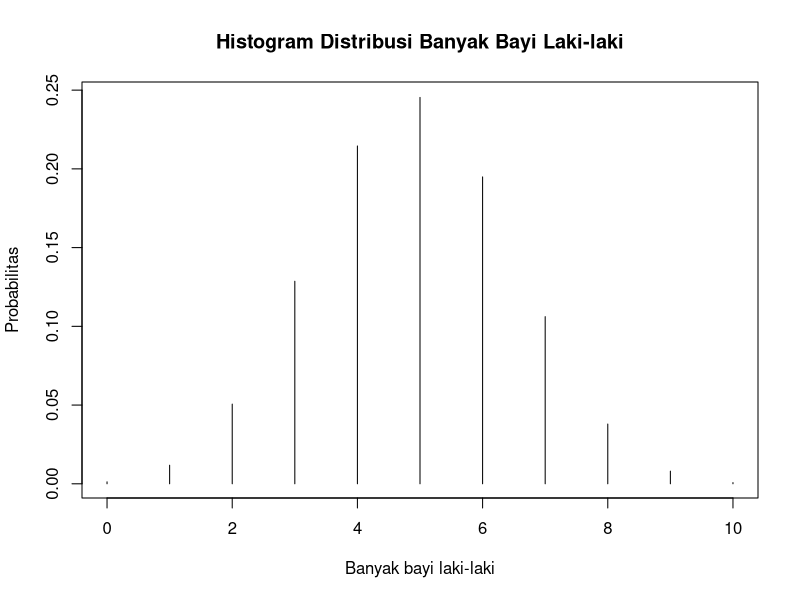

R code for this plot:
# Poin A
# Jawaban ada di README.md

n <- 10
p <- 0.488

# Poin B
probability <- dbinom(x=3, size=n, prob=p)
probability

# Poin C
probability <- pbinom(q=2, size=n, prob=p, lower.tail=TRUE)
probability

# Poin D 
probability <- pbinom(q=2, size=n, prob=p, lower.tail=FALSE)
probability

# Poin E
nilai_harapan <- n * p
nilai_harapan

standar_deviasi <- sqrt(n * p * (1-p))
standar_deviasi

# Poin F
arr <- 0:10
plot(arr, dbinom(x=arr, size=n, prob=p), 
     type='h',
     main='Histogram Distribusi Banyak Bayi Laki-laki',
     xlab='Banyak bayi laki-laki',
     ylab='Probabilitas'
)